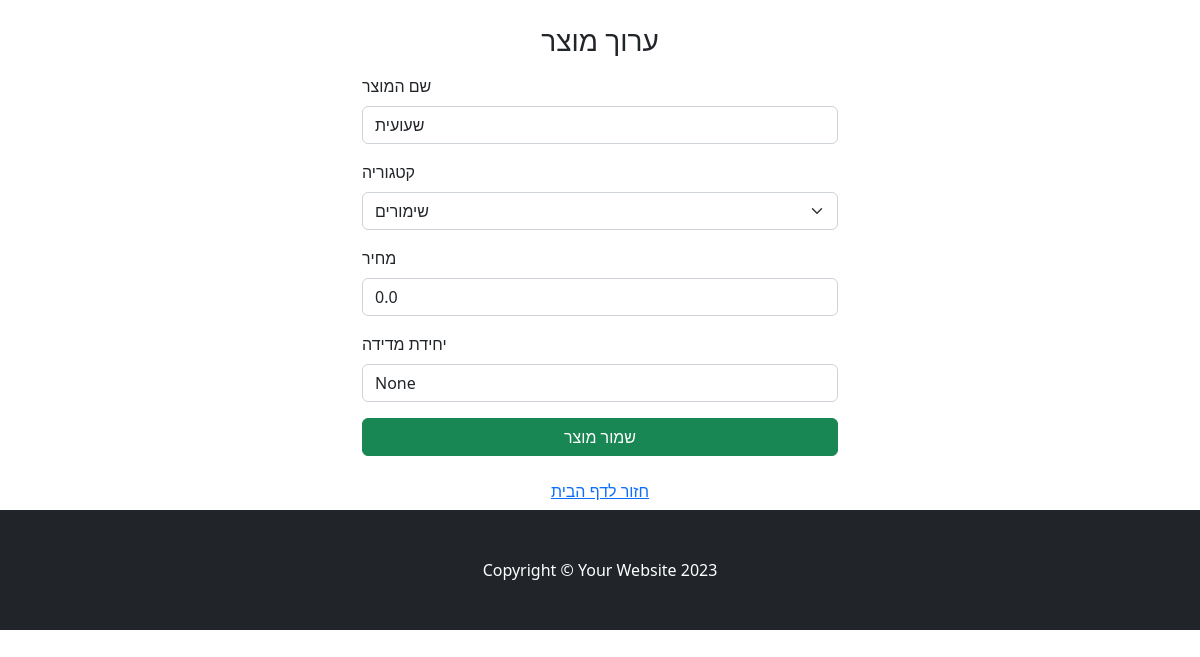
/product/12/edit, run on an earlier commit of the app's database.
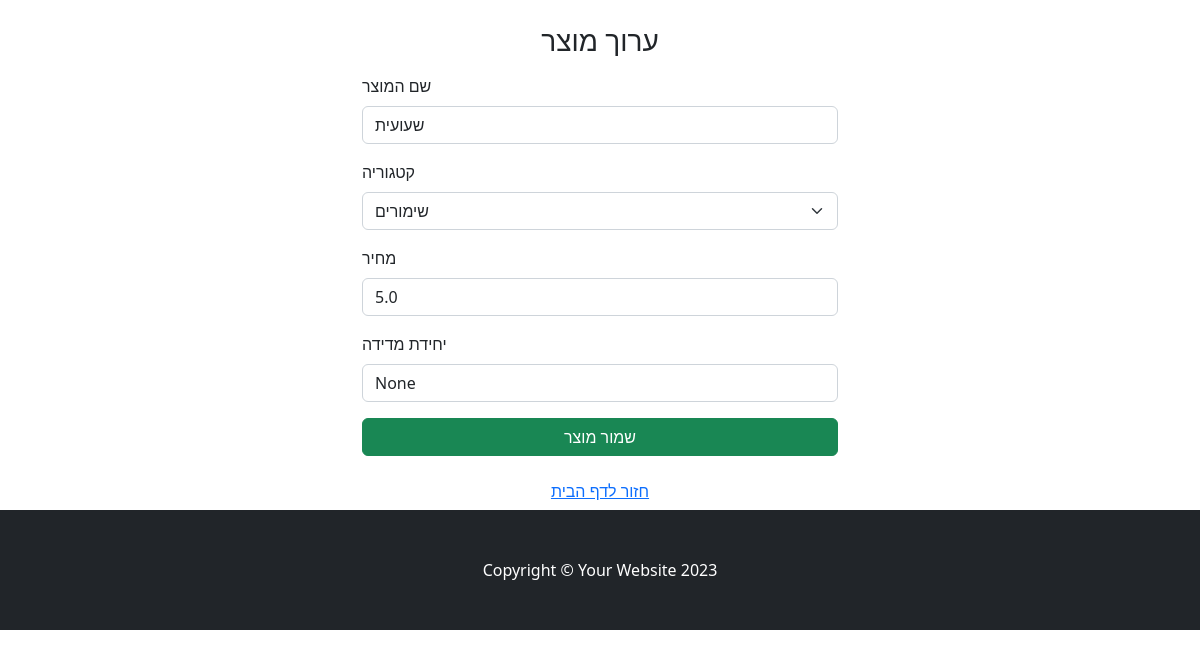
And on a later commit of the database.
### tables this page shows
CREATE TABLE products (
        id INTEGER PRIMARY KEY AUTOINCREMENT,
        name TEXT NOT NULL,
        unit TEXT ,
        price REAL,
        category_id INTEGER,
        FOREIGN KEY (category_id) REFERENCES categories(id)
    );

CREATE TABLE categories (
        id INTEGER PRIMARY KEY AUTOINCREMENT,
        name TEXT UNIQUE NOT NULL
    );

### WebApp/app.py (the view)
@app.route('/product/<int:product_id>/edit', methods=['GET', 'POST'])
def edit_product(product_id):
    product = database_read(f"select p.*,cat.name as catName from products p left JOIN categories  cat on category_id = cat.id where p.id ='{product_id}';")
    category =  database_read(f"select * from categories order by name;")
    if request.method == 'POST':
        form = dict(request.values)
        form['id'] = request.form['id']
        form['name'] = request.form['name']
        form['price'] = request.form['price']
        form['unit'] = request.form['unit']
        form['category'] = request.form['category']
        sql = "UPDATE products SET name =:name, price =:price,category_id =:category, unit =:unit where id =:id"
        ok = database_write(sql,form)
        if ok == 1:
            flash(f"Product Saved!", "success")
            message = 'Product saved successfully'
            product = database_read(f"select p.*,cat.name as catName from products p left JOIN categories  cat on category_id = cat.id where p.id ='{request.form['id']}';")
            data = database_read(f"select p.*,cat.name as catName from products p left JOIN categories cat on category_id = cat.id")
            return render_template('index.html', all_items=data,categories=category,messages=message)
    else:
        return render_template('edit_product.html', products=product,categories=category)

### WebApp/HandelDB.py (called while the page is built)
def database_read(sql,data=None):
    connection = sqlite3.connect(database_filename)
    connection.row_factory = sqlite3.Row
    db = connection.cursor()
    if data:
         db.execute(sql, data)
    else:
         db.execute(sql)
    records = db.fetchall()
    rows = [dict(record) for record in records]
    db.close()
    connection.close()
    return rows

### WebApp/app.py (called while the page is built)
@app.context_processor
def inject_user():
    return dict(user=flask_login.current_user)

@app.teardown_appcontext
def close_connection(exception):
    db = getattr(g, '_database', None)
    if db is not None:
        db.close()

@app.context_processor
def inject_collected_count():
    def get_collected_count(list_id=None):
        if list_id is None:
            return 0
        sql = f"SELECT COUNT(*) as count FROM product_in_list WHERE list_id = '{list_id}' AND collected = 1"
        result = database_read(sql)
        return result[0]['count'] if result else 0
    return dict(get_collected_count=get_collected_count)

### WebApp/templates/edit_product.html (shortened to what this page needs)
{% extends 'base.html' %}
{% block content %}
<div class="container mt-4" style="max-width: 500px;">
    <h3 class="mb-3 text-center">ערוך מוצר</h3>
    {% for product in products%}
    <form  method="POST">
      <div class="mb-3">
        <label for="name" class="form-label">שם המוצר</label>
        <input type="text" class="form-control" id="name" name="name" value="{{ product.name }}" required>
      </div>
<div class="mb-3">
  <label for="category" class="form-label">קטגוריה</label>
  <select class="form-select" id="category" name="category" required>
    {% for cat in categories %}
             <option value="{{ cat.id }}" {% if cat.id == product.category_id|int %}selected{% endif %}>{{ cat.name }}</option>
    {% endfor %}
  </select>
</div>
      <div class="mb-3">
        <label for="price" class="form-label">מחיר</label>
        <input type="number" step="0.01" class="form-control" id="price" name="price" value="{{ product.price if product.price is not none else '0.00'  }}">
      </div>
      <div class="mb-3">
        <label for="unit" class="form-label">יחידת מדידה</label>
        <input type="text" class="form-control" id="unit" name="unit" value="{{ product.unit }}">
      </div>
      <button type="submit" class="btn btn-success w-100">שמור מוצר</button>
    </form>
{% endfor %}
    <div class="text-center mt-3">
      <a href="{{ url_for('index') }}" class="btn btn-link">חזור לדף הבית</a>
    </div>
  </div>
  {% endblock %}

What changed in the data, as far as the page shows it:
changed products "שעועית": price "0.0" → "5.0"
